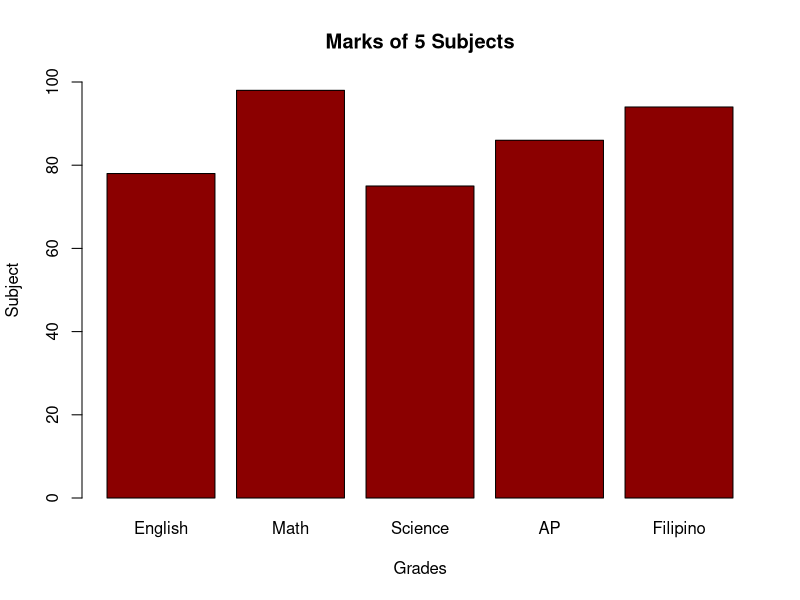

Source code (R):
#Write a R program to create a simple bar plot of five subjects marks
#thea uy
#march 14, 2025

grades = c(78,98,75,86,94)

barplot(grades,
        main="Marks of 5 Subjects",
        xlab = "Grades",
        ylab = "Subject",
        ylim = c(0,100),
        names.arg = c("English","Math","Science","AP","Filipino"),
        col = "darkred",
        horiz = FALSE)

        